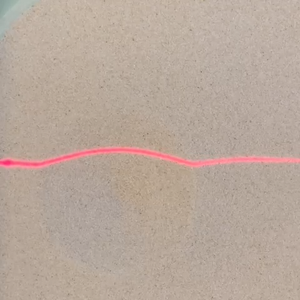
#> input picture testfilter.png, 300 x 300 px, shrunk from 480 x 480 before the run
$ python B_ImageData.py
#> lines starting #> are read from the running program, lines starting #| are printed output that depends on the picture; after the words box and inside, x2 and y2 are one past the last pixel; in counts of white or black regions, pixels touching at a corner belong together
#> (reads SCALES.json from the repository)
### Bb_tools_img.py
import numpy as np
import A_utilit as utilit
import cv2

threshold_bin = 0.5  # seuil pour le binarisation de l'image


def boundaries(gray_image):
    """
    Détermine les limites de l'IMAGE
    Détermine deux délimitations :
        - y1 et y2 : limites de la nappe laser (seule région où on peut obtenir des données)
        - y1b et y2a : limites de la région centrale du cratère (partie à ignorer pour la baseline)
    Besoin d'une image en niveaux de gris pour cela car utilise un seuil.
    Paramètres:
    gray_image (numpy.ndarray): Un tableau 2D représentant l'image en niveaux de gris.
    Renvoie:
    tuple: Un tuple contenant quatre entiers:
        -y1,y2 : limites la nappe laser
        -y1b,y2a : limites de la région centrale du cratère
    """
    lenY, lenX = np.shape(gray_image)
    threshold = 0.4 * np.max(gray_image)

    # Ignorer les zones noires
    y1 = np.argmax(np.max(gray_image > threshold, axis=1))
    y2 = lenY - np.argmax(
        np.max((gray_image > threshold)[::-1, :], axis=1)
    )  # Ignorer les zones noires
    lencrat = int(y2 - y1)
    y1b = int(
        y1 + 0.05 * lencrat
        # pour la baseline, ignorer le cratère et prendre en compte uniquement les bords.
    )
    y2a = int(
        y1 + 0.95 * lencrat
        # pour la baseline, ignorer le cratère et prendre en compte uniquement les bords.
    )

    return y1, y2, y1b, y2a


# [20 lines left out: function boundaries_Hyperbolic, not called in this run]


def XLINE(image, method="weight center"):
    '''
    Detection de la nappe
    '''

    if not image.filterred:
        method = "max"

    if method == "weight center":
        bin_mask = image.gray_frame > threshold_bin * np.max(image.gray_frame)
        image.filtered_frame = image.gray_frame * bin_mask
        sum = np.sum(image.filtered_frame, axis=1)
        if 0 in sum:
            raise Exception(image.vidpath, "0 dans la somme")
        Xline = np.sum(image.rangeX * image.filtered_frame, axis=1) / sum
    elif method == "max":
        image.filtered_frame = image.gray_frame
        Xline = np.argmax(image.filtered_frame, axis=1)
    return Xline


def XBASELINE(image):
    '''
    FIT linéaire de la baseline à partir de la nappe
    '''
    # Pour calculer la baseline ignorer la baseline
    baseline_abs = np.concatenate(
        (image.rangeY[image.y1:image.ya], image.rangeY[image.yb:image.y2]))
    # Pour calculer la baseline ignorer la baseline
    baseline_data = np.concatenate(
        (image.Xline[image.y1:image.ya], image.Xline[image.yb:image.y2]))
    image.baselinea, image.baselineb = np.polyfit(
        baseline_abs, baseline_data, 1)

    Xbaseline = image.baselinea * image.rangeY + image.baselineb
    return Xbaseline


def redfilter(frame):
    '''
    Takes an RGB image
    '''
    # ! filter red
    hsv = cv2.cvtColor(frame, cv2.COLOR_RGB2HSV)

    # Définir les plages de couleurs pour le rouge
    # Note : Le rouge peut être présent dans deux plages dans l'espace HSV
    lower_red1 = np.array([0, 50, 50])
    upper_red1 = np.array([10, 255, 255])

    lower_red2 = np.array([165, 45, 50])
    upper_red2 = np.array([180, 255, 255])

    # Créer un masque pour chaque plage de rouge
    mask1 = cv2.inRange(hsv, lower_red1, upper_red1)
    mask2 = cv2.inRange(hsv, lower_red2, upper_red2)

    # Combiner les deux masques
    mask = cv2.bitwise_or(mask1, mask2)
    # Appliquer le masque à l'image originale pour extraire les pixels rouges
    return cv2.bitwise_and(frame, frame, mask=mask)

### A_utilit.py
import numpy as np
import json
from datetime import datetime


def z(x, xl, theta):
    return (x-xl) * np.tan(theta)


def hyperbolic(r, zc, b, c, r0):
    return zc + np.sqrt(b**2 + c**2 * (r - r0) ** 2)


def hyperbolic3D(x, y, zc, b, c, x0, y0):
    return zc + np.sqrt(b**2 + c**2 * (((x - x0) ** 2)+((y-y0)**2)))


def parabolic3D(x, y, zc, b, c, x0, y0):
    return zc + b * np.sqrt((x-x0)**2 + (y-y0)**2) + c*((x-x0)**2+(y-y0)**2)


# [10 lines left out: function zerohyperbolic, not called in this run]


def diameter_hyperbola(zc, b, c):
    r = np.sqrt((zc**2-b**2))/np.abs(c)
    return 2*r


# [35 lines left out: functions add_to_history, get_timestamp, get_day, get_time, not called in this run]


# [4 lines that do not run on import are left out]

### B_ImageData.py
import Bb_tools_img as tools_img
import cv2
import numpy as np
import matplotlib.pyplot as plt
import A_utilit as utilit
import D_ThreeD as ThreeD

plt.rcParams['text.usetex'] = True
plt.rcParams['font.size'] = 16  # Par exemple, 14 points
scales = {"2803": 0.33472530155340835, "0404": 0.3669702470186575}


def frame_to_profile(image):
    """
    Convertit une image donnée en un profil en traitant l'image pour détecter et analyser la ligne de profil.
    Remarques:
    - La fonction convertit l'image d'entrée en niveaux de gris.
    - Elle recadre l'image pour ignorer les régions noires et se concentrer sur la zone d'intérêt.
    - Elle calcule la ligne de base en ajustant une ligne aux données du profil.
    - La fonction renvoie l'image traitée ainsi que les données du profil et de la ligne de base.
    """
    image.Xline = tools_img.XLINE(image, method="weight center")
    image.Xbaseline = tools_img.XBASELINE(image)

    profile_between_y1_and_y2 = utilit.z(
        image.Xline[image.y1:image.y2], image.Xbaseline[image.y1:image.y2], image.theta)

    image.profile[image.y1:image.y2] = profile_between_y1_and_y2  # copy ?

    image.points_list = image.profile
    image.X_list = image.Xline
    image.Y_list = image.rangeY

    return


class ImageData:
    def __init__(self, frame: np.ndarray, **kwargs) -> None:
        '''
        Parameters:
        - mandatory
            - frame (RGB frame)
        - Recommended
            - rangeX
            - rangeY
            - res
        - Misc
            - theta
            - mass
            - height
            - hyperbolic_threshold
            - filterred
        '''
        self.vidpath = kwargs.get("vidpath", None)
        self.theta = kwargs.get("theta", 0)
        self.mass = kwargs.get("mass", None)
        self.height = kwargs.get("height", None)

        self.frame_nb = kwargs.get("frame_nb", 0)
        self.filterred = kwargs.get("filterred", False)
        self.date = kwargs.get("date", "0404")

        self.original_frame = frame
        self.frame = frame  # frame with eventual red filter
        self.gray_frame = []

        self.scale = scales[self.date]

        # Resolution of the image (width, height)
        self.res = kwargs.get("res", (np.shape(frame)[0:2])[::-1])
        # Horizontal and vertical length (orientation vers la droite et le BAS)
        self.X, self.Y = self.res

        # ! boundariesNappe :  limites de la nappe laser (seule région où on peut obtenir des données)
        self.y1 = 0
        self.y2 = 0
        #! boundariesBaseline :  limites de la région centrale du cratère (partie à ignorer pour la baseline)
        self.ya = 0
        self.yb = 0
        #! boundariesHyperbolic # Pour le fit on veut seulement la partie hyperbolique du profil
        self.i1 = 0
        self.i2 = 0
        # Pourcentage de la profondeur du profil.
        self.hyperbolic_threshold = kwargs.get("hyperbolic_threshold", 0.15)

        # X axis of the profile: set by the width of the image.
        self.rangeX = kwargs.get("rangeX", np.arange(self.X))
        # Y axis of the profile: set by the height of the image.
        self.rangeY = kwargs.get("rangeY", np.arange(self.Y))

        self.baselinea = 0
        self.baselineb = 0
        self.baseline_pcov = []

        self.Xline = []  # Là où est détecté la nappe

        self.popt = []  # Parameters of the hyperbolic fit
        self.pcov = []  # Covariance of the hyperbolic fit

    def __str__(self):
        return f"{self.X}x{self.Y} Image"

    def set_up(self) -> None:
        '''
        set up
        - gray_frame
        - profile init
        - boundaries
        Ready for profile calculation (but not for fit yet)
        '''
        if self.filterred:
            self.frame = tools_img.redfilter(self.frame)
            self.redfiltered_frame = self.frame
        # * gray_frame
        self.gray_frame = cv2.cvtColor(self.frame, cv2.COLOR_RGB2GRAY)

        # * Init profile with zeros
        self.profile = np.zeros(self.Y)

        # * Boundaries
        self.y1, self.y2, self.ya, self.yb = tools_img.boundaries(
            self.gray_frame)

        return

    def get_profile(self) -> None:
        frame_to_profile(self)
        return

    def run(self) -> None:
        '''
        Run the full process, once frame is defined
        '''
        self.set_up()
        self.get_profile()
        return

    def draw(self) -> None:
        '''
        Edit the image to draw the following:
        - Original image
        - Argmax
        - Baseline
        '''
        # Si on veut tracer sur l'image, on ne veut que des valeurs entières
        Xbaseline_int = np.astype(self.Xbaseline, np.int16)
        Xline_int = np.astype(self.Xline, np.int16)
        self.draw_frame = cv2.cvtColor(self.filtered_frame, cv2.COLOR_GRAY2RGB)
        # ! draw argmax
        self.draw_frame[self.rangeY, Xline_int, :] = [255, 0, 0]
        self.draw_frame[self.rangeY, Xline_int-1, :] = [255, 0, 0]
        self.draw_frame[self.rangeY, Xline_int+1, :] = [255, 0, 0]
        # ! draw baseline
        try:
            self.draw_frame[self.rangeY, Xbaseline_int, :] = [0, 0, 255]
            self.draw_frame[self.rangeY, Xbaseline_int-1, :] = [0, 0, 255]
            self.draw_frame[self.rangeY, Xbaseline_int+1, :] = [0, 0, 255]
        except IndexError:
            print(self.vidpath,
                  "Error: Index out of bounds while drawing baseline. Rotate ?")
        # ! draw areas where baseline fit is done
        self.draw_frame[self.y1, :, :] = [195, 100, 25]
        self.draw_frame[self.ya, :, :] = [195, 100, 25]
        self.draw_frame[self.yb, :, :] = [195, 100, 25]
        self.draw_frame[self.y2-1, :, :] = [195, 100, 25]

    # [81 lines left out: function plot, not called in this run]


def get_frame_fromPath(img_path: str, rotate=False) -> np.ndarray:
    '''
    When user wants to set the frame from a path.
    Sets
    - frame
    - rotate
    '''
    frame = cv2.imread(img_path, cv2.IMREAD_COLOR)
    if rotate:
        frame = cv2.rotate(frame, cv2.ROTATE_90_CLOCKWISE)
    frame = cv2.cvtColor(frame, cv2.COLOR_BGR2RGB)
    return frame


if __name__ == "__main__":
    # Test the ImageData class
    # frame = get_frame_fromPath("data_test/test10_vert.png", rotate=False)
    # frame = get_frame_fromPath("data_test/test10_horiz.png", rotate=True)

    frame = get_frame_fromPath("testfilter.png", rotate=True)
#> in get_frame_fromPath, frame is the input picture: shape (300, 300, 3); mean B, G, R 156, 167.9, 184.9
#> in get_frame_fromPath, `frame = cv2.rotate(frame, cv2.ROTATE_90_CLOCKWISE)`:
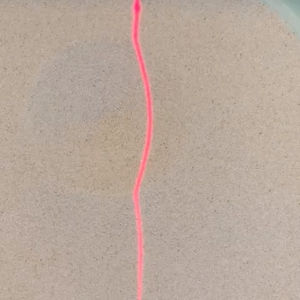
#> frame: shape (300, 300, 3); mean B, G, R 156, 167.9, 184.9
    img_data = ImageData(frame, hyperbolic_threshold=0.25, filterred=True)
    img_data.run()
#> in redfilter, `hsv = cv2.cvtColor(frame, cv2.COLOR_RGB2HSV)`: hsv: shape (300, 300, 3); mean H, S, V 16.8, 39.8, 185
#> in redfilter, `mask1 = cv2.inRange(hsv, lower_red1, upper_red1)`:
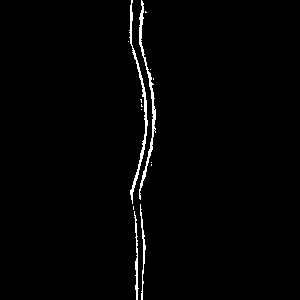
#> mask1: shape (300, 300); 1.6% white in thin lines or dots, all inside (x1, y1, x2, y2) = (128, 0, 156, 300)
#> in redfilter, `mask2 = cv2.inRange(hsv, lower_red2, upper_red2)`:
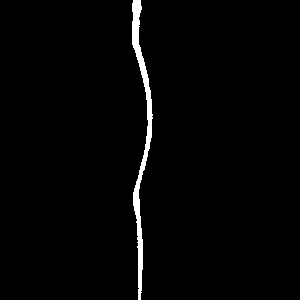
#> mask2: shape (300, 300); 1.8% white; 1 white region, box (x1, y1, x2, y2) and area: (132, 0, 153, 300) 1635
#> in redfilter, `mask = cv2.bitwise_or(mask1, mask2)`:
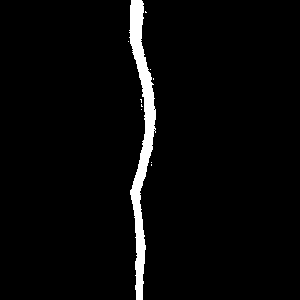
#> mask: shape (300, 300); 3.4% white; 10 white regions (9 under 20 px), largest, box (x1, y1, x2, y2) and area: (129, 0, 156, 300) 3024
#> in redfilter, `return cv2.bitwise_and(frame, frame, mask=mask)`:
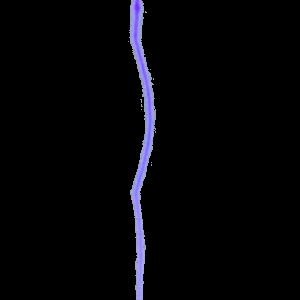
#> returned value: shape (300, 300, 3); mean of channels 0, 1, 2 7.7, 4.9, 5.1; drawn as B, G, R
#> in set_up, `self.gray_frame = cv2.cvtColor(self.frame, cv2.COLOR_RGB2GRAY)`:
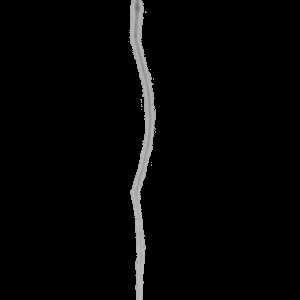
#> self.gray_frame: shape (300, 300); min 0, max 194, mean 5.8
#> in boundaries, `threshold = 0.4 * np.max(gray_image)`: threshold = 77.6
#> in boundaries, `y1 = np.argmax(np.max(gray_image > threshold, axis=1))`: y1 = 0
#> in boundaries, `y2 = lenY - np.argmax( np.max((gray_image > threshold)[::-1, :], axis=..`: y2 = 300
#> in boundaries, `y1b = int( y1 + 0.05 * lencrat`: y1b = 15
#> in boundaries, `y2a = int( y1 + 0.95 * lencrat`: y2a = 285
#> in set_up, `self.y1, self.y2, self.ya, self.yb = tools_img.boundaries( self.gray_f..`: self.y1 = 0; self.y2 = 300; self.ya = 15; self.yb = 285
#> in XLINE, `sum = np.sum(image.filtered_frame, axis=1)`: sum = 300 values, max 2654 at index 12, min 1226 at index 218, mean 1738.6
#> in XLINE, `Xline = np.sum(image.rangeX * image.filtered_frame, axis=1) / sum`: Xline = 300 values, max 150 at index 114, min 134.5 at index 192, mean 141
#> in frame_to_profile, `image.Xline = tools_img.XLINE(image, method="weight center")`: image.Xline has the same summary as Xline in XLINE
#> in XBASELINE, `baseline_abs = np.concatenate( (image.rangeY[image.y1:image.ya], image..`: baseline_abs = 30 values from 0 to 299
#> in XBASELINE, `baseline_data = np.concatenate( (image.Xline[image.y1:image.ya], image..`: baseline_data = 30 values, max 139 at index 25, min 135.9 at index 0, mean 137.7
#> in XBASELINE, `image.baselinea, image.baselineb = np.polyfit( baseline_abs, baseline_..`: image.baselinea = 0.00828; image.baselineb = 136.4
#> in XBASELINE, `Xbaseline = image.baselinea * image.rangeY + image.baselineb`: Xbaseline = 300 values from 136.4 to 138.9
#> in frame_to_profile, `profile_between_y1_and_y2 = utilit.z( image.Xline[image.y1:image.y2], ..`: profile_between_y1_and_y2 = 300 values from 0 to 0
#> in frame_to_profile, `image.X_list = image.Xline`: image.X_list has the same summary as Xline in XLINE
#> (the run stopped early here; a loop or call above may not have finished)
